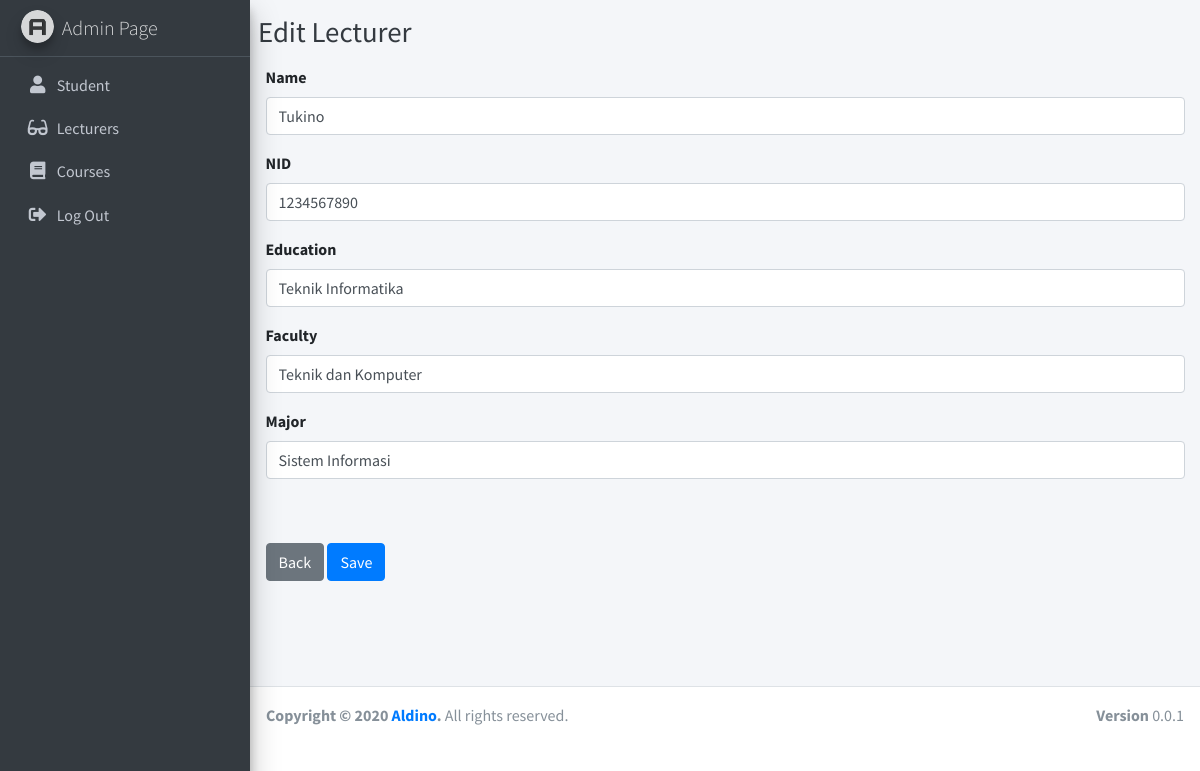
/index.php?page=update_dosen&id=1 (signed in), run on the app's committed database.
### tables this page shows
CREATE TABLE `dosen` (
  `id` int(100) NOT NULL,
  `nid` int(12) NOT NULL,
  `nama` varchar(255) NOT NULL,
  `pendidikan` varchar(255) NOT NULL,
  `fakultas` varchar(255) NOT NULL,
  `prodi` varchar(255) NOT NULL
);

### conf/functions.php (called while the page is built, shortened)
<?php
$conn = mysqli_connect("localhost", "root", "", "dbupb");
function query($query)
{
	global $conn;
	$result = mysqli_query($conn, $query);
	$rows = [];
	while ($row = mysqli_fetch_assoc($result)) {
		$rows[] = $row;
	}
	return $rows;
}

### pages/dosen/update_dosen.php (the view, shortened to what this page needs)
<?php
$id = $_GET["id"];
$dosen = query("SELECT * FROM dosen WHERE id = $id")[0];
?>
<div class="content-wrapper">
	<div class="content-header">
		<div class="container-fluid">
			<div class="row">
				<h1 class="m-0 text-dark">Edit Lecturer</h1>
			</div>
		</div>
	</div>
	<section class="content">
		<div class="container-lg">
			<form action="" method="POST" enctype="multipart/form-data">
				<div class="form-group">
					<label for="name">Name</label>
					<input type="text" name="nama" class="form-control" id="name" placeholder="Enter Name" value="<?= $dosen['nama']; ?>" required />
				</div>
				<div class="form-group">
					<label for="nid">NID</label>
					<input type="number" name="nid" class="form-control" id="nid" placeholder="Enter NID" value="<?= $dosen['nid']; ?>" required />
				</div>
				<div class="form-group">
					<label for="education">Education</label>
					<input type="text" name="education" class="form-control" id="education" placeholder="Enter Education" value="<?= $dosen['pendidikan']; ?>" required />
				</div>
				<div class="form-group">
					<label for="fakultas">Faculty</label>
					<input type="text" name="faculty" class="form-control" id="fakultas" placeholder="Enter Faculty" value="<?= $dosen['fakultas']; ?>" required />
				</div>
				<div class="form-group">
					<label for="prodi">Major</label>
					<input type="text" name="major" class="form-control" id="prodi" placeholder="Enter Major" value="<?= $dosen['prodi']; ?>" required />
				</div>
				<br><br>
				<a href="index.php?page=view_dosen" class="btn btn-secondary">Back</a>
				<button type="submit" name="submit" class="btn btn-primary">Save</button>
			</form>
		</div>
	</section>
</div>

### data on the page
dosen: nama "Tukino", nid "1234567890", education "Teknik Informatika", faculty "Teknik dan Komputer", major "Sistem Informasi"
